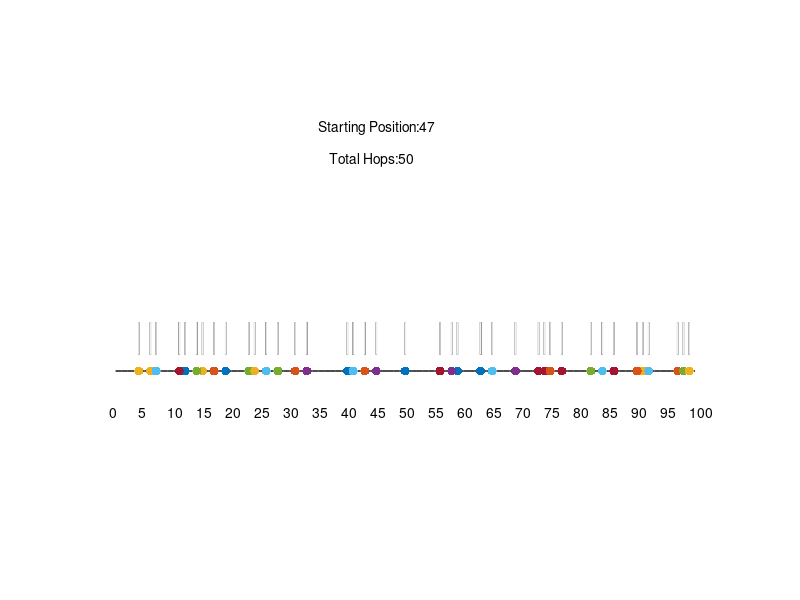

Here is the MATLAB script that generated this plot:
clear; close all; clc
grid_length = 100;
start_pos = randi(100);
curr_pos = start_pos;
xc = 0:1:grid_length;
yc = zeros(1,length(xc));
h = plot(xc,yc,'k','Linewidth',1);
hold on
y1 = yc - 0.05;
for i=0:5:grid_length
    text(i-1,y1(i+1),num2str(i),'color','k')
end
xlim([-2,105])
ylim([-0.2,0.4])
axis off
iteration = 50;
num_hops = 0;
for j = 1:1:iteration
    curr_pos = randi(grid_length);
    x2 = curr_pos;
    num_hops = num_hops + 1;
    plot(x2,0,".",'MarkerSize',20)
    plot([x2,x2],[0.02,0.06],'color','k','LineWidth',1)
    if j == iteration
        text(35,0.3,strcat("Starting Position: ",num2str(start_pos)),'color','k')
        text(37,0.26,strcat("Total Hops: ",num2str(num_hops)),'color','k')
    end
    pause(0.25)
    f = getframe
    plot([x2,x2],[0.02,0.06],'color',"#f0f0f0",'LineWidth',1 )
end
movie(f)